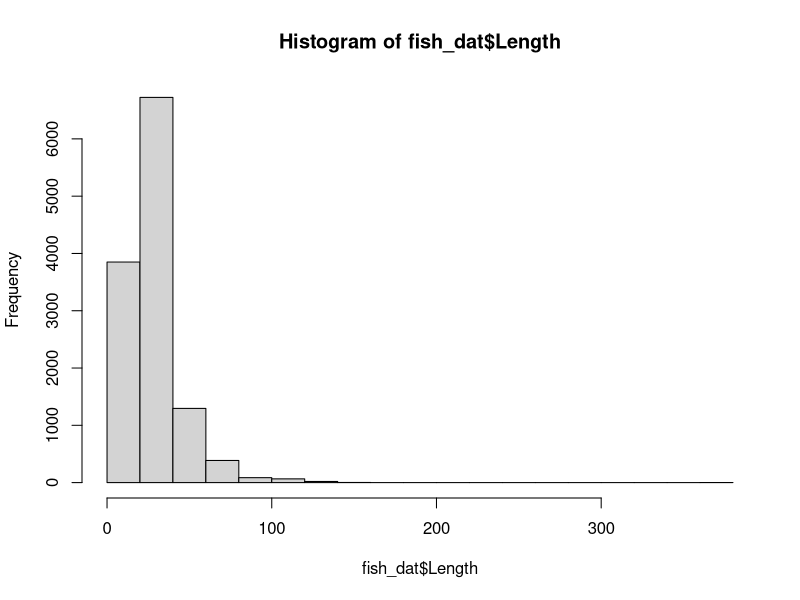
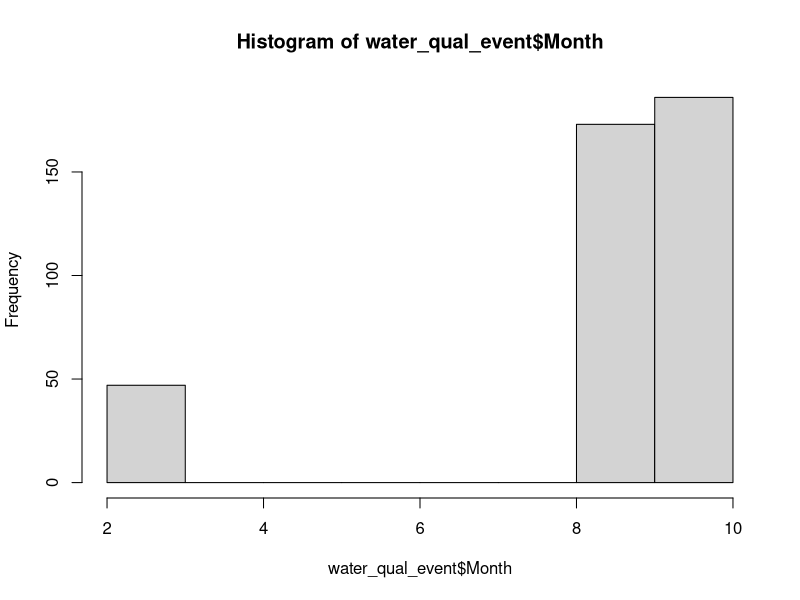
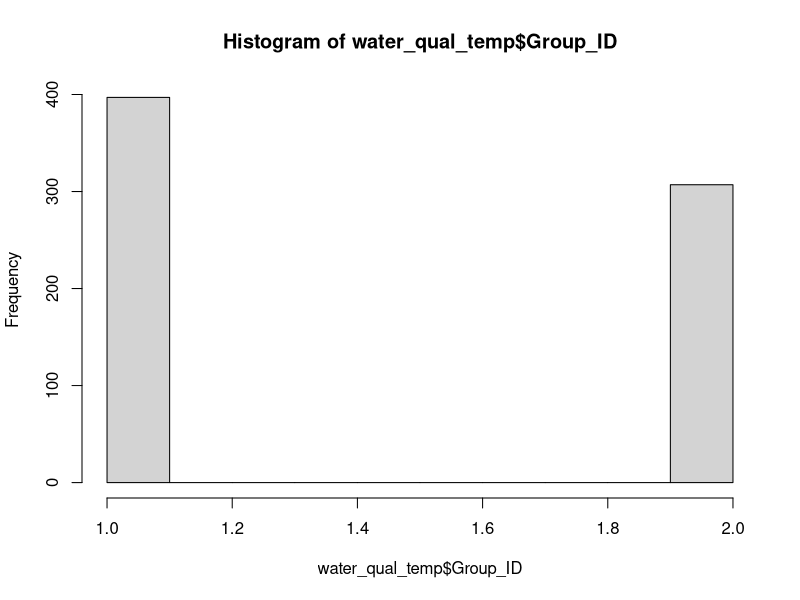
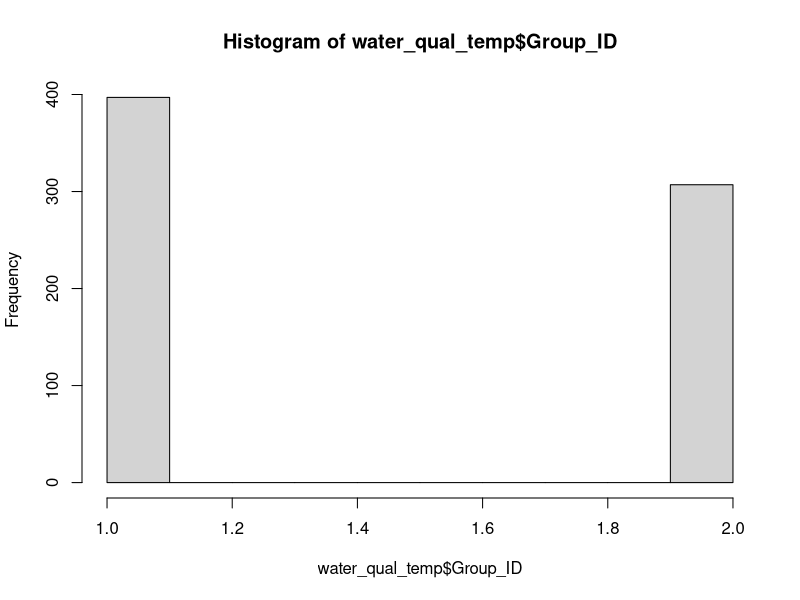
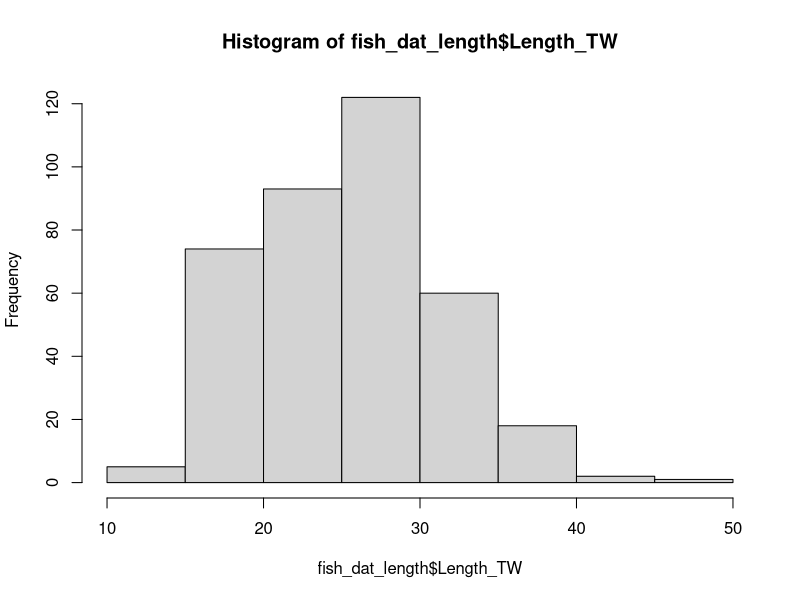
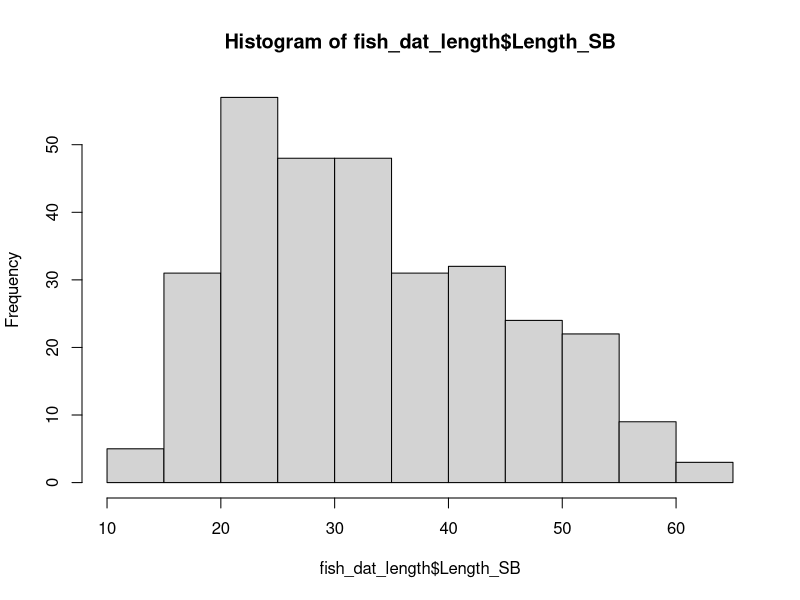
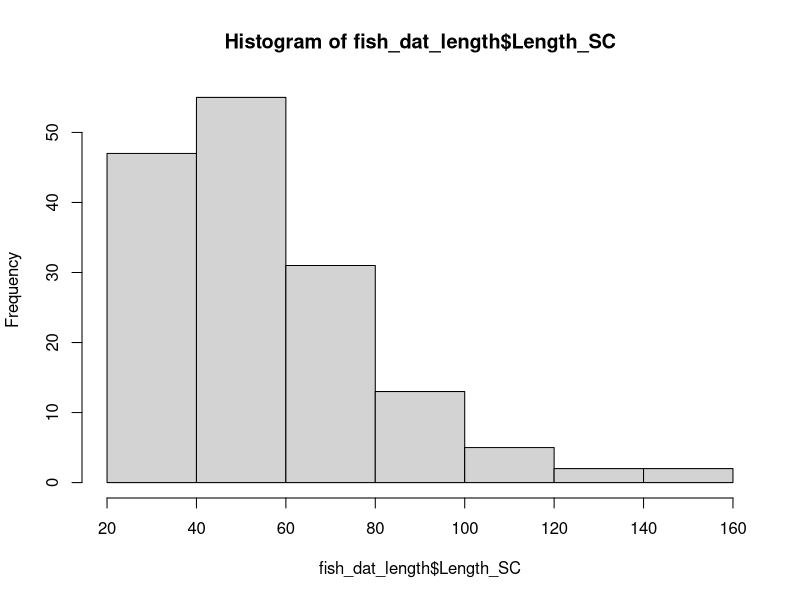
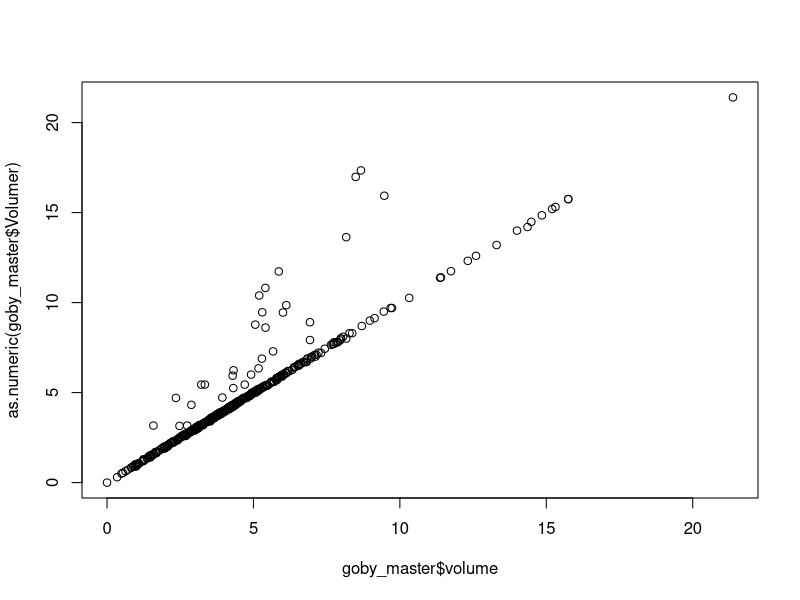

The R script that drew these images, in order: (Note: this script raises an error after producing the figures.)
### data cleaning

# load packages
library(tidyverse)
library(data.table)
library(lubridate)

## Import three data tables
water_qual_event <- read_csv("Data/water_qual_event.csv", 
                             col_types = cols(Date = col_date(format = "%m/%d/%Y")))
water_qual_event
fish_dat <- read_csv("Data/fish_dat.csv", 
                     col_types = cols(Year = col_double()))
#View(fish_dat)

#some entries in Station ID need to be converted to all caps
fish_dat$Station_ID = toupper(fish_dat$Station_ID)


# import notes problems on rows 12485 and 13444, but I don't see anything wrong.
#note that mort and Injury are all NA
water_qual <- read_csv("Data/water_qual.csv", 
                       col_types = cols(Date = col_date(format = "%m/%d/%Y"), 
                                        ID = col_character(), Start_time = col_character()))

#View(water_qual)
hist(fish_dat$Length) #outlier length on a stickleback (370mm!)  Check with Darren


## To Merge all the files with the fish data, we need to use Year-Season-Station_ID for all three files
# Water_qual_event
water_qual_event$Year <- year(water_qual_event$Date)
water_qual_event$Month <- month(water_qual_event$Date)
hist(water_qual_event$Month)
water_qual_event$Season <- ifelse(water_qual_event$Month < 6, "Winter", "Fall")  # Darren OK'd
water_qual_event$Unique_ID2 <- paste0(water_qual_event$Year,"_", 
                                      water_qual_event$Season, "_", 
                                      water_qual_event$Station_ID)
duplicated(water_qual_event$Unique_ID2) #yay, no duplicates #406 rows

#View(water_qual_event)

#Water_qual
water_qual$Year <- year(water_qual$Date)
water_qual$Month <- month(water_qual$Date)
water_qual$Season <- ifelse(water_qual$Month < 6, "Winter", "Fall")
water_qual$Unique_ID2 <- paste0(water_qual$Year,"_", 
                                water_qual$Season, "_", 
                                water_qual$Station_ID)
duplicated(water_qual$Unique_ID2) #duplicates expected will fix with pivot wider


#fish_dat - sesaon and year done
fish_dat$Unique_ID2 <- paste0(fish_dat$Year,"_", 
                              fish_dat$Season, "_", 
                              fish_dat$Station_ID)
duplicated(fish_dat$Unique_ID2) #mostly duplicate will fix with summarize

#lets make water_qual wide so each even has unique row.  
#currently surface and bottom samples from same even in consecutive rows

## add a unique "Group_ID" to each duplicated row to enable pivot wide
## rowid is from data.table package
water_qual_temp <- water_qual %>% 
  mutate(Group_ID = data.table::rowid(Unique_ID2)) #changed to Unique_ID2

#View(water_qual_temp)
hist(water_qual_temp$Group_ID)

# looks like some data are more than just the 2 values...perhaps these can be deleted?  look at raw data to see why 3-6 samples at some events.
# only 14 instances of > 2 environmental samples...I think we can delete these replicates and just keep the core 2 samples for each parameter.

water_qual_temp <- water_qual_temp %>%
  filter(Group_ID < 3)

hist(water_qual_temp$Group_ID)

# pivot wide
water_qual_wide <- water_qual_temp %>%
  pivot_wider(id_cols = c("Unique_ID2", "Date"), # added Date to keep in file
              names_from = "Group_ID",
              values_from = c("Water_temp", "Spec_cond", "Der_spec_cond", "DO", "Perc_sat", "pH")) #airtemp only 1 measurement
#View(water_qual_wide) #has 397 rows, water_qual_event has 406 rows.  so some events missing WQ data?

# change some character to numeric
water_qual_wide$Water_temp_1 <- as.numeric(water_qual_wide$Water_temp_1)
water_qual_wide$Water_temp_2 <- as.numeric(water_qual_wide$Water_temp_2)
water_qual_wide$Spec_cond_1  <- as.numeric(water_qual_wide$Spec_cond_1)
water_qual_wide$Spec_cond_2  <- as.numeric(water_qual_wide$Spec_cond_2)
water_qual_wide$DO_1  <- as.numeric(water_qual_wide$DO_1)
water_qual_wide$DO_2  <- as.numeric(water_qual_wide$DO_2)
water_qual_wide$Perc_sat_1  <- as.numeric(water_qual_wide$Perc_sat_1)
water_qual_wide$Perc_sat_2  <- as.numeric(water_qual_wide$Perc_sat_2)

#join WQ_event and WQ
WQ_event_WQ <- left_join(water_qual_event, water_qual_wide, by = "Unique_ID2")
#View(WQ_event_WQ) 

# fix some Species naming errors
unique(fish_dat$Species) 
fish_dat$Species <- 
  ifelse(fish_dat$Species == "PSC", "SC",
         ifelse(fish_dat$Species == "SSC", "SC", 
                ifelse(fish_dat$Species == "SCU", "SC", fish_dat$Species)))
unique(fish_dat$Species) #looks good

# get sum fish per day
fish_dat_sum <- 
  fish_dat %>%                                       
  group_by(Unique_ID2, Species) %>%                         
  summarise_at(vars(Numbers),             
               list(spec_sum = sum))
(fish_dat_sum)

#create length columns for each species
# 2023-06-21 Seems to work
## but BB and TTB check on need for weighted means and how to get min and max.
fish_dat_length <- 
  fish_dat %>% 
   filter(!is.na(Length)) %>%     # remove the NA lengths
  pivot_wider(id_cols = "Unique_ID2",
              names_from = "Species",
              values_from = "Length",
              names_prefix = "Length_",
              values_fn = mean)   # added to get mean for the multiple groups of same 
(fish_dat_length)
hist(fish_dat_length$Length_TW)
hist(fish_dat_length$Length_SB)
hist(fish_dat_length$Length_SC)


## 2023-06-21 LETS TALK THROUGH BELOW SO BB UNDERSTANDS BETTER. 

#expand to individual rows instead of csv
fish_dat_length2 <- fish_dat_length %>% 
  mutate(Length_TW = strsplit(as.character(Length_TW), ",")) %>% 
  unnest(Length_TW)#caused single SB value to fill in for expanded TW rows...need to fix!!!

fish_dat_length3 <- fish_dat_length2 %>% 
  mutate(Length_SB = strsplit(as.character(Length_SB), ",", fixed = TRUE)) %>% 
  unnest(Length_SB)

fish_dat_length4 <- fish_dat_length3 %>% 
  mutate(Length_SC = strsplit(as.character(Length_SC), ",", fixed = TRUE)) %>% 
  unnest(Length_SC)#line 127 error happened to all values that were missing... filled in missing values with the previous value

#View(fish_dat_length4)

#need to remove extra characters "c", "()"
fish_dat_length4$Length_TW<-gsub("c","",as.character(fish_dat_length4$Length_TW))
fish_dat_length4$Length_TW<-gsub("[()]","",as.character(fish_dat_length4$Length_TW))
fish_dat_length4$Length_SB<-gsub("c","",as.character(fish_dat_length4$Length_SB))
fish_dat_length4$Length_SB<-gsub("[()]","",as.character(fish_dat_length4$Length_SB))
fish_dat_length4$Length_SC<-gsub("c","",as.character(fish_dat_length4$Length_SC))
fish_dat_length4$Length_SC<-gsub("[()]","",as.character(fish_dat_length4$Length_SC))

#left with white space - need to remove
fish_dat_length4$Length_TW <- trimws(fish_dat_length4$Length_TW)
fish_dat_length4$Length_SB <- trimws(fish_dat_length4$Length_SB)
fish_dat_length4$Length_SC <- trimws(fish_dat_length4$Length_SC)


## 2023-06-21  ALL GOOD FROM HERE DOWN EXCEPT NEED BREACH DATA.
###---------

# sum fish into columns by species
fish_dat_sum <- 
  fish_dat_sum %>% 
  pivot_wider(id_cols = "Unique_ID2",
              names_from = "Species",
              values_from = "spec_sum",
              names_prefix = "Sum_")

fish_dat_sum <- fish_dat_sum %>% select(-Sum_NONE) #remove "none" column
fish_dat_sum[is.na(fish_dat_sum)] <- 0
(fish_dat_sum)

#calculate min, max, mean for species length per unique ID  (consider adding 95% CI) !!
## FIX so that column is pulling TWG length only and not all species lengths
#this section has not run yet - need to fix error on line 127
TW_stats <- fish_dat_length %>%
  group_by(Unique_ID2) %>%                         
  summarise_at(vars(Length_TW),             
               list(TW_min_length = min,
                    TW_max_length = max,
                    TW_mean_length = mean))

SB_stats <- fish_dat_length4 %>%
  group_by(Unique_ID2) %>%                         
  summarise_at(vars(Length_SB),             
               list(SB_min_length = min,
                    SB_max_length = max,
                    SB_mean_length = mean))

SC_stats <- fish_dat_length4 %>%
  group_by(Unique_ID2) %>%                         
  summarise_at(vars(Length_SC),             
               list(SC_min_length = min,
                    SC_max_length = max,
                    SC_mean_length = mean))

#join all min/max/mean columns into one table, then join to goby_master
#need to do

#calculate sum of mortality per unique ID


# Note that mortality and injury data are all NA when imported.  TTB please check original data. 
fish_mort <- fish_dat %>%                                       
  group_by(Unique_ID2, Species) %>%                         
  summarise_at(vars(Mort),             
               list(mort_sum = sum))

fish_mortality <- 
  fish_mort %>% 
  pivot_wider(id_cols = "Unique_ID2",
              names_from = "Species",
              values_from = "mort_sum",
              names_prefix = "Mort_")
fish_mortality <- fish_mortality %>% select(-Mort_NONE)


#calculate sum of injury per unique ID
fish_injury <- fish_dat %>%                                       
  group_by(Unique_ID2, Species) %>%                         
  summarise_at(vars(Injury),             
               list(inj_sum = sum))
summary(fish_dat)
#fish_injury <- fish_injury %>% select(-NONE)

#calculate sum of microsporidian per unique ID
###change N/Y to 0/1 first
fish_dat_temp <- fish_dat %>%
  mutate(Microsporidian = ifelse(Microsporidian == "N",0,1))

fish_dat <- fish_dat_temp %>% mutate(Microsporidian = ifelse(is.na(Microsporidian), 0, Microsporidian))

microsporidium <- fish_dat %>% group_by(Unique_ID2) %>%                         
  summarise_at(vars(Microsporidian),             
               list(micro_sum = sum))
microsporidium

### let's join all our five datasets
#water_qual_event 
#water_qual_wide,
#fish_dat_sum
#fish_stats
#microsporidium
#fish_mortality <- all NAs, so check original data
#fish_injury    <- all NAs, so check original data

#change unique ID so all letters are capitalized to match with wq wide
goby_master <- list(water_qual_event, water_qual_wide, fish_dat_sum, microsporidium) %>%   #will add fish_mort ## removed fish_stats, 
  reduce(left_join, by = "Unique_ID2")
str(goby_master)
goby_master

#Volume is just mean depth by area and volumer has one na.  so replace all and make numeric
goby_master$volume <- goby_master$Ave_depth * goby_master$Area
goby_master$Volumer <- as.numeric(goby_master$Volumer)

plot(goby_master$volume, as.numeric(goby_master$Volumer))  
# question for Darren, why does volume and Volumer usually but not always match?


goby_master$Volume_Match <- goby_master$Volumer == goby_master$volume

#date fields match?
goby_master$Match <- goby_master$Date.x == goby_master$Date.y
# 5 dates don't match and are 1-2 days different, must have been data collected on two days due to logistics.

goby_master <- goby_master %>%
  rename("Zone" = "Zone 2")

goby_master$Zone <- as.factor(goby_master$Zone)


#1 case where volume = 0 was in shallow mud.  assign a really small area
hist(goby_master$volume)
goby_master$volume <- ifelse(goby_master$volume == 0, 0.2, goby_master$volume)

#look at zones to combine.  refer to previous report.
plot(goby_master$Zone)

# remove the Winter data?
table(goby_master$Season)

str(goby_master)
goby_master$Water_temp_1 <- as.numeric(goby_master$Water_temp_1)
hist(goby_master$Water_temp_1)



## TO DO
# pool zones?
# include precip data
# breach data?

### NEW 5/26 #####
# drop winter data
# goby_master[goby_master$Season != "Winter"]  

goby_master <-  goby_master %>% filter(Season != "Winter")

#View(goby_master)

# drop zones 
#goby_master[goby_master$Zone != "NE" & goby_master$Zone != "SE" & goby_master$Zone != "SW"]

#KeepZone<- c("E", "W", "NW")

goby_master <-  goby_master %>% filter(Zone != "NE") %>% 
  filter(Zone != "SE") %>% 
  filter(Zone != "SW") 

#View(goby_master)

#goby_master$avg_WT <- mean(goby_master$Water_temp_1, goby_master$Water_temp_1)

# Duplicates the temp_mean below...can delete
# library(dplyr)
# goby_master <- goby_master %>%
#   mutate(val= (pmax(Water_temp_1, Water_temp_2, na.rm=TRUE)+
#                  pmin(Water_temp_1, Water_temp_2, na.rm=TRUE))/2)

# Works fine for mean temp
goby_master <- goby_master %>% mutate(temp_mean = rowMeans(across(starts_with("Water_temp")), na.rm=TRUE))

#plot(goby_master$val, goby_master$temp_mean)

#minimum DO
goby_master$min_DO <- do.call(pmin, c(goby_master[,c("DO_1", "DO_2")], na.rm=TRUE))
#View(goby_master)

#join rainfall data by year

library(readr)
rainfall_data <- read_csv("Data/rainfall_data.csv")
rainfall_data

rainfall_data <- rainfall_data[,-c(4:15)]
goby_master_1 <- left_join(goby_master, rainfall_data, by = "Year")
hist(rainfall_data$Rain_Sum)

#join breach data based on year
library(tidyverse)
breach_data <- read_csv("Data/breach_data.csv", 
                        col_types = cols(Date_Latest_Breach = col_date(format = "%m/%d/%Y")))
goby_master_2 <- left_join(goby_master_1, breach_data, by = "Year")

#create new column for Date.x - Date_Latest_Breach
goby_master_2$breach_days <- goby_master_2$Date.x - goby_master_2$Date_Latest_Breach
goby_master_2$breach_days <- as.numeric(goby_master_2$breach_days)

#remove days inside value or use lubridate package for calculating difference in days
hist(goby_master_2$breach_days)

#change "muck (organic)" to "muck"
goby_master_2$Dom_substrate[goby_master_2$Dom_substrate == 'muck (organic)'] <- 'muck'
goby_master_2$Subdom_substrate[goby_master_2$Subdom_substrate == 'muck (organic)'] <- 'muck'

#calculate density for each species (SC, SB, TW)
goby_master_2$TW_density <- (goby_master_2$Sum_TW/goby_master_2$volume)
goby_master_2$SC_density <- (goby_master_2$Sum_SC/goby_master_2$volume)
goby_master_2$SB_density <- (goby_master_2$Sum_SB/goby_master_2$volume)
#View(goby_master_2)

str(goby_master_2)

#calculate years since latest breach
goby_master_2$Breach_Year <- format.Date(as.Date(goby_master_2$Date_Latest_Breach, format="%d/%m/%Y"),"%Y")
goby_master_2$Since_Breach <- as.numeric(goby_master_2$Year) - as.numeric(goby_master_2$Breach_Year)

#calculate total number of breach days per year (import from excel)

## 2023-06-21
## BB import total_breaches from new google folder...

### 2023-06-21
### NEED TOTAL BREACH DATA
library(tidyverse)
goby_master_2 <- left_join(goby_master_2, total_breaches, by = "Year")


#get stats for each variable

#Date.x
summary(goby_master_2$Date.x)
sum(is.na(goby_master_2$Date.x))
list(goby_master_2$Date.x)
hist(goby_master_2$Date.x, breaks=30)

#Zone
summary(goby_master_2$Zone)
sum(is.na(goby_master_2$Zone))
tabledata <- table(goby_master_2$Zone)
barplot(tabledata)

#Dom_substrate
library(dplyr)
goby_master_2 %>% 
  count(Dom_substrate)
sum(is.na(goby_master_2$Dom_substrate))
list(goby_master_2$Dom_substrate)
tabledata <- table(goby_master_2$Dom_substrate)
barplot(tabledata)

#SAV
summary(goby_master_2$SAV)
goby_master_2 %>% 
  count(SAV)
hist(goby_master_2$SAV)

#Season
goby_master_2 %>% 
  count(Season)
sum(is.na(goby_master_2$Season))

#Sum_TW
summary(goby_master_2$Sum_TW)
sum(is.na(goby_master_2$Sum_TW))
hist(goby_master_2$Sum_TW)

#Sum_SC
summary(goby_master_2$Sum_SC)
sum(is.na(goby_master_2$Sum_SC))
hist(goby_master_2$Sum_SC)

#Sum_SB
summary(goby_master_2$Sum_SB)
sum(is.na(goby_master_2$Sum_SB))
hist(goby_master_2$Sum_SB)

#Volume
summary(goby_master_2$volume)
sum(is.na(goby_master_2$volume))
hist(goby_master_2$volume)


#temp_mean
summary(goby_master_2$temp_mean)
hist(goby_master_2$temp_mean)

#min_DO
summary(goby_master_2$min_DO)
hist(goby_master_2$min_DO)

#rain_sum
summary(goby_master_2$Rain_Sum)
sum(is.na(goby_master_2$Rain_Sum))
hist(goby_master_2$Rain_Sum)

#breach_days
summary(goby_master_2$breach_days)
sum(is.na(goby_master_2$breach_days))
hist(goby_master_2$breach_days)

#TW_density
summary(goby_master_2$TW_density)
sum(is.na(goby_master_2$TW_density))
hist(goby_master_2$TW_density)

#SC_density
summary(goby_master_2$SC_density)
sum(is.na(goby_master_2$SC_density))
hist(goby_master_2$SC_density)

#SB_density
summary(goby_master_2$SB_density)
sum(is.na(goby_master_2$SB_density))
hist(goby_master_2$SB_density)


write.csv(goby_master_2, "/Users/Thuy-Tien/R files/goby/goby_master_2.csv", row.names=FALSE)
write.csv(goby_master_2, "data/goby_master_2.csv", row.names=FALSE)



#####OK goby_master ready for analysis -----------------------------------------
